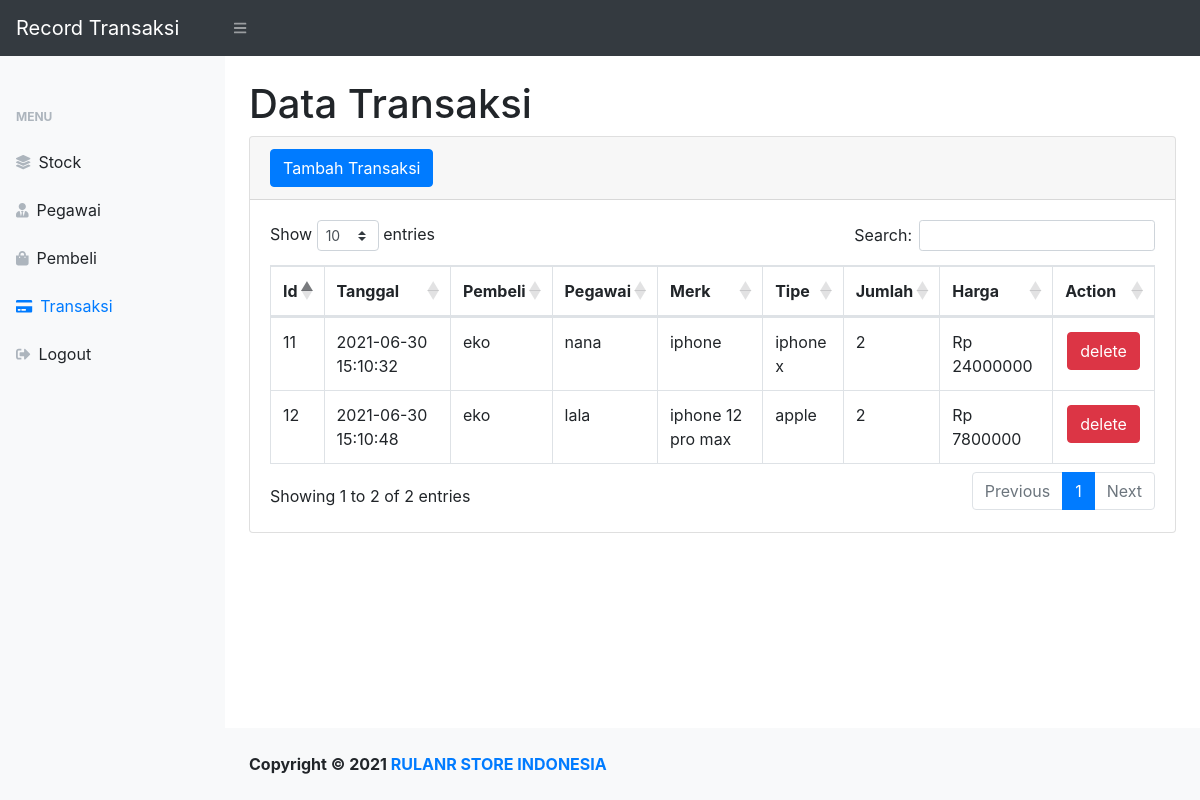
The app's page /transaksi.php (signed in) with its own data.
### tables this page shows
CREATE TABLE `transaksi` (
  `id_transaksi` int(11) NOT NULL,
  `tanggal` timestamp NOT NULL DEFAULT current_timestamp(),
  `id_pembeli` int(11) DEFAULT NULL,
  `id_pegawai` int(11) DEFAULT NULL,
  `id_hp` int(11) DEFAULT NULL,
  `total_harga` int(11) DEFAULT NULL,
  `jumlah` int(11) DEFAULT NULL
);

CREATE TABLE `pembeli` (
  `id_pembeli` int(11) NOT NULL,
  `nama` varchar(25) DEFAULT NULL,
  `alamat` varchar(50) DEFAULT NULL,
  `no_hp` varchar(13) DEFAULT NULL
);

CREATE TABLE `pegawai` (
  `id_pegawai` int(11) NOT NULL,
  `nama_pgw` varchar(25) DEFAULT NULL,
  `alamat_pgw` varchar(50) DEFAULT NULL,
  `telp_pgw` varchar(13) DEFAULT NULL
);

CREATE TABLE `handphone` (
  `id_hp` int(11) NOT NULL,
  `merk` varchar(20) DEFAULT NULL,
  `tipe` varchar(20) DEFAULT NULL,
  `harga_hp` int(11) DEFAULT NULL,
  `stock_hp` int(11) DEFAULT NULL,
  `spesifikasi` varchar(256) DEFAULT NULL
);

### transaksi.php (the view, shortened to what this page needs)
<?php
require 'function.php';
?>
<!DOCTYPE html>
<html lang="en">
<head>
    <link href="css/styles.css" rel="stylesheet" />
    <link href="https://cdn.datatables.net/1.10.20/css/dataTables.bootstrap4.min.css" rel="stylesheet" />
</head>
<body class="sb-nav-fixed">
    <nav class="sb-topnav navbar navbar-expand navbar-dark bg-dark">
        <a class="navbar-brand" href="index.php">Record Transaksi</a>
        <button class="btn btn-link btn-sm order-1 order-lg-0" id="sidebarToggle" href="#"><i class="fas fa-bars"></i></button>
    </nav>
    <div id="layoutSidenav">
        <div id="layoutSidenav_nav">
            <nav class="sb-sidenav accordion sb-sidenav-light" id="sidenavAccordion">
                <div class="sb-sidenav-menu">
                    <div class="nav">
                        <?php
                        $nama = mysqli_query($conn, "select * from login");
                        while ($list = mysqli_fetch_array($nama)) {
                        ?>
                            <div>
                            </div>
                        <?php
                        }
                        ?>
                        <div class="sb-sidenav-menu-heading">Menu</div>
                        <a class="nav-link" href="index.php">
                            <div class="sb-nav-link-icon"><i class="fas fa-layer-group"></i></div>
                            Stock
                        </a>
                        <a class="nav-link" href="pegawai.php">
                            <div class="sb-nav-link-icon"><i class="fas fa-user-tie"></i></div>
                            Pegawai
                        </a>
                        <a class="nav-link" href="pembeli.php">
                            <div class="sb-nav-link-icon"><i class="fas fa-shopping-bag"></i></div>
                            Pembeli
                        </a>
                        <a class="nav-link" href="transaksi.php">
                            <div class="sb-nav-link-icon"><i class="fas fa-credit-card"></i></div>
                            Transaksi
                        </a>
                        <a class="nav-link" href="logout.php">
                            <div class="sb-nav-link-icon"><i class="fas fa-sign-out-alt"></i></div>
                            Logout
                        </a>
                    </div>
                </div>
            </nav>
        </div>
        <div id="layoutSidenav_content">
            <main>
                <div class="container-fluid">
                    <h1 class="mt-4">Data Transaksi</h1>
                    <div class="card mb-4">
                        <div class="card-header">
                            <button type="button" class="btn btn-primary" data-toggle="modal" data-target="#transaksimodal">
                                Tambah Transaksi
                            </button>
                        </div>
                        <div class="card-body">
                            <div class="table-responsive">
                                <table class="table table-bordered" id="dataTable" width="100%" cellspacing="0">
                                    <thead>
                                        <tr>
                                            <th>Id</th>
                                            <th>Tanggal</th>
                                            <th>Pembeli</th>
                                            <th>Pegawai</th>
                                            <th>Merk</th>
                                            <th>Tipe</th>
                                            <th>Jumlah</th>
                                            <th>Harga</th>
                                            <th>Action</th>
                                        </tr>
                                    </thead>
                                    <tbody>
                                        <?php
                                        $viewtransaksi = mysqli_query($conn, "select * from transaksi left join handphone on transaksi.id_hp=handphone.id_hp left join pegawai on transaksi.id_pegawai=pegawai.id_pegawai left join pembeli on transaksi.id_pembeli=pembeli.id_pembeli
                                        ");
                                        while ($data = mysqli_fetch_array($viewtransaksi)) {
                                            $idtransaksi = $data['id_transaksi'];
                                            $tanggal = $data['tanggal'];
                                            $nama_pembeli = $data['nama'];
                                            $nama_pegawai = $data['nama_pgw'];
                                            $merk = $data['merk'];
                                            $tipe = $data['tipe'];
                                            $jumlah = $data['jumlah'];
                                            $total_harga = $data['total_harga'];
                                        ?>
                                            <tr>
                                                <td><?= $idtransaksi; ?></td>
                                                <td><?= $tanggal; ?></td>
                                                <td><?= $nama_pembeli; ?></td>
                                                <td><?= $nama_pegawai; ?></td>
                                                <td><?= $merk; ?></td>
                                                <td><?= $tipe; ?></td>
                                                <td><?= $jumlah; ?></td>
                                                <td>Rp <?= $total_harga; ?></td>
                                                <td>
                                                    <button style="margin: 2px;" type="button" class="btn btn-danger" data-toggle="modal" data-target="#deletetransaksi<?= $idtransaksi; ?>">delete</button>
                                                </td>
                                            </tr>
                                        <?php
                                        };
                                        ?>
                                    </tbody>
                                </table>
                            </div>
                        </div>
                    </div>
                </div>
            </main>
            <footer class="py-4 bg-light mt-auto">
                <div class="container-fluid">
                        <div><strong>Copyright &copy; 2021 <a href="#">RULANR STORE INDONESIA</a></strong></div>
                    </div>
                </div>
        </div>
</body>
</html>

### records on screen
transaksi: id_transaksi "11", tanggal "2021-06-30 15:10:32", id_pembeli.nama "eko", id_pegawai.nama_pgw "nana", id_hp.merk "iphone", id_hp.tipe "iphone x", jumlah "2", total_harga "24000000"
transaksi: id_transaksi "12", tanggal "2021-06-30 15:10:48", id_pembeli.nama "eko", id_pegawai.nama_pgw "lala", id_hp.merk "iphone 12 pro max", id_hp.tipe "apple", jumlah "2", total_harga "7800000"
